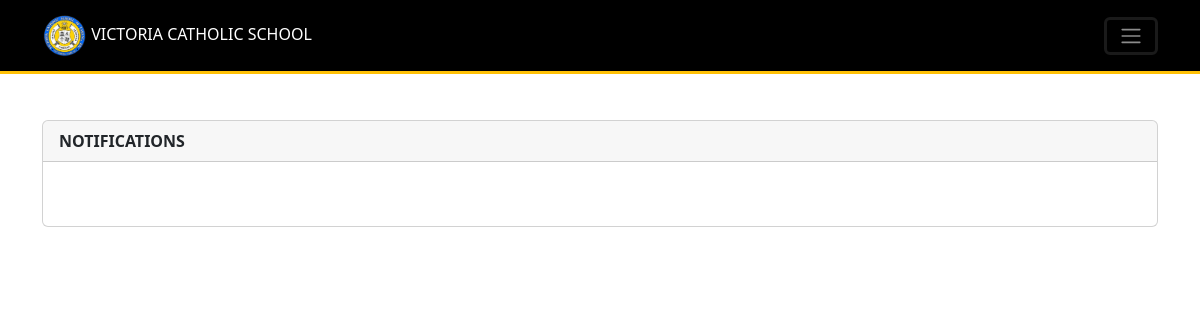
The page /Resources/views/admin/notifications.php (signed in) on the database as committed earlier.
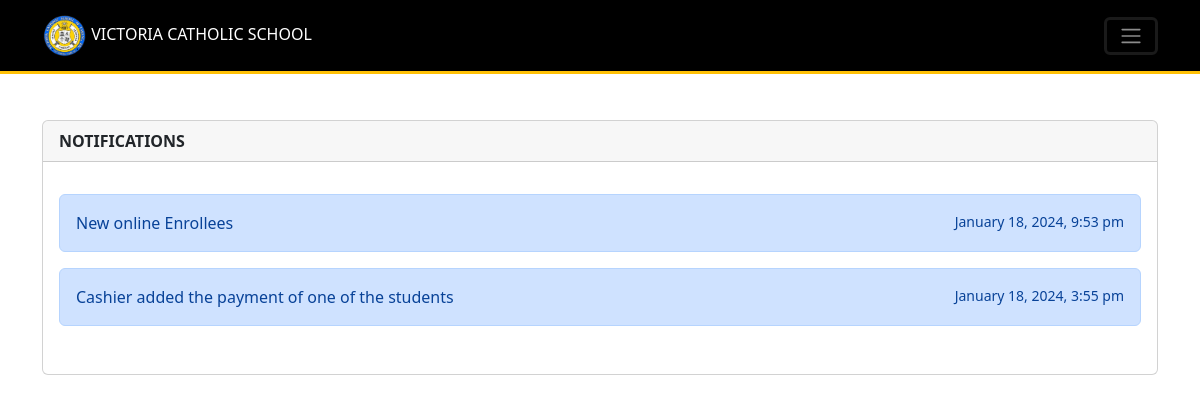
The same page on the database as committed later.
### tables this page shows
CREATE TABLE `notifications` (
  `id` int(11) NOT NULL,
  `data` varchar(255) DEFAULT NULL,
  `notifiable_id` int(11) DEFAULT NULL,
  `is_read` tinyint(1) DEFAULT 0,
  `created_at` timestamp NOT NULL DEFAULT current_timestamp(),
  `updated_at` timestamp NOT NULL DEFAULT current_timestamp() ON UPDATE current_timestamp()
);

### Backend-routes/admin/includes_notifications_route.php (called while the page is built, shortened)
<?php
try {
    require_once $_SERVER['DOCUMENT_ROOT']."/Middleware/CheckIfAdmin.php";
    $stmt = $conn->prepare("SELECT * FROM notifications where notifiable_id = ? ORDER BY created_at DESC");
    $stmt->bind_param("i", $auth['id']);
    $stmt->execute();
    $notifications = $stmt->get_result();
} catch (Exception $e) {
    errorSender('error '.$e->getMessage(), $fileName);
}
?>

### Resources/views/admin/notifications.php (the view, shortened to what this page needs)
<?php
require_once $_SERVER['DOCUMENT_ROOT']."/Middleware/CheckIfAdmin.php";
require_once $_SERVER['DOCUMENT_ROOT']."/Backend-routes/admin/includes_notifications_route.php";
require_once "../includes/header_layout.php";
?>
<body>
    <?php
        include "includes/navbar.php";
     ?>
     <div class="container mt-5">
        <div class="card">
            <div class="card-header fw-bold">
                NOTIFICATIONS
            </div>
            <div class="card-body my-3">
                <?php
                    foreach($notifications as $notification){
                        $dateTime = new DateTime($notification['created_at']);
                        if ($notification['data'] == 'Enrollee') {
                            echo '
                                <div>
                                    <a href="view_pending_students.php" class="alert alert-primary w-100 d-flex justify-content-between text-decoration-none" role="alert">
                                        <span>New online Enrollees</span> <small>' . $dateTime->format('F j, Y, g:i a') . '</small>
                                    </a>
                                </div>';
                        }
                        if ($notification['data'] == 'Student_payment_added') {
                            echo '
                                <div>
                                    <a href="enrolled_students.php" class="alert alert-primary w-100 d-flex justify-content-between text-decoration-none" role="alert">
                                        <span>Cashier added the payment of one of the students</span> <small>' . $dateTime->format('F j, Y, g:i a') . '</small>
                                    </a>
                                </div>';
                        }
                    }
                ?>
            </div>
        </div>
     </div>
</body>
<?php
	require_once "../includes/includes_scripts.php";
?>

Rows that differ between the two databases and show on the page:
added notifications: created_at "January 18, 2024, 9:53 pm"
added notifications: created_at "January 18, 2024, 3:55 pm"
